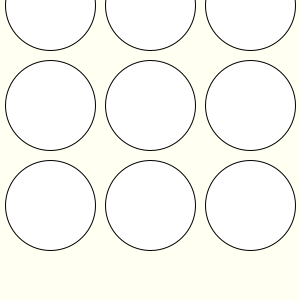
Frame 1 (no input)
Frame 60 (the mouse pressed at the canvas centre just before this capture): identical to frame 1, image omitted
Frame 120 (the mouse held since frame 60 and released just before this capture): identical to frame 1, image omitted

The Processing sketch that drew this single still picture (run headless with seeded random() and noise(); from frame 60 on, the mouse is pressed at the canvas centre):

// Processing sketch: week09_1
// ── week09_1.pde
//week09-1 好玩的程式設計(打地鼠)
//File-Preference 字型設大一些
void setup() { //設定一次
  size(300, 300); //視窗大小 300 x 300
}
void draw () { //每秒畫60次
  background(#FFFFF2); //背景淡黃色
  for (int i=0; i<3; i++) { //左手i
    for (int j=0; j<3; j++) { //右手j
      int x = 50 +j*100, y = 5 + i*100;
      ellipse(x, y, 90, 90); //地鼠的洞
    }
  }
}
